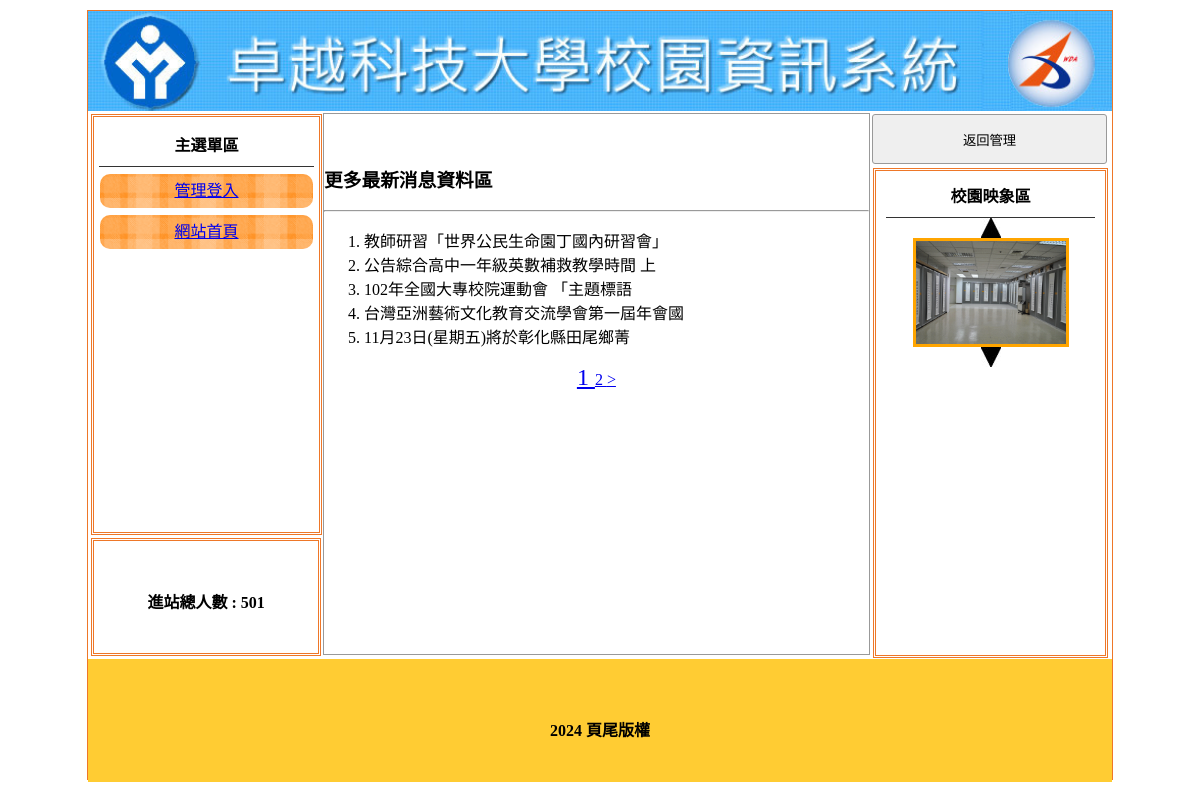
The app's page /?do=news (signed in) with its own data.
### tables this page shows
CREATE TABLE `titles` (
  `id` int(10) UNSIGNED NOT NULL,
  `img` text NOT NULL,
  `text` text NOT NULL,
  `sh` int(1) UNSIGNED NOT NULL DEFAULT 1
);

CREATE TABLE `menus` (
  `id` int(10) UNSIGNED NOT NULL,
  `href` text NOT NULL,
  `text` text NOT NULL,
  `sh` int(1) UNSIGNED NOT NULL DEFAULT 1,
  `main_id` int(10) UNSIGNED NOT NULL
);

CREATE TABLE `total` (
  `id` int(10) UNSIGNED NOT NULL,
  `total` int(10) UNSIGNED NOT NULL
);

CREATE TABLE `news` (
  `id` int(10) UNSIGNED NOT NULL,
  `img` text NOT NULL,
  `text` text NOT NULL,
  `sh` int(1) UNSIGNED NOT NULL DEFAULT 1
);

CREATE TABLE `images` (
  `id` int(10) UNSIGNED NOT NULL,
  `img` text NOT NULL,
  `sh` int(1) UNSIGNED NOT NULL DEFAULT 1
);

### api/db.php (called while the page is built, shortened)
<?php
class DB{
    protected $dsn="mysql:host=localhost;charset=utf8;dbname=db07";
    protected $pdo;
    protected $table;
    function __construct($table){
        $this->table=$table;
        $this->pdo=new PDO($this->dsn,'root','');
    }
    function all(...$arg){
        $sql="SELECT * FROM $this->table ";
        if(!empty($arg[0])){
            if(is_array($arg[0])){
                $where=$this->a2s($arg[0]);
                $sql=$sql . " WHERE ". join(" && ",$where);
            }else{
                $sql .= $arg[0];
            }
        }
        return $this->fetchAll($sql);
    }
    function find($id){
        $sql="SELECT * FROM $this->table ";
        if(is_array($id)){
            $where=$this->a2s($id);
            $sql=$sql . " WHERE ". join(" && ",$where);
        }else{
            $sql .= " WHERE `id`='$id' ";
        }
        return $this->fetchOne($sql);
    }
    function a2s($array){
        $tmp=[];
        foreach($array as $key => $value){
            $tmp[]="`$key`='$value'";
        }
        return $tmp;
    }
    function count($where=[]){
        return $this->math('count','*',$where);
    }
    protected function fetchOne($sql){
        return $this->pdo->query($sql)->fetch(PDO::FETCH_ASSOC);
    }
    protected function fetchAll($sql){
        return $this->pdo->query($sql)->fetchAll(PDO::FETCH_ASSOC);
    }
     protected function math($math,$col='id',$where=[]){
        $sql="SELECT $math($col) FROM $this->table";
        if(!empty($where)){
            $tmp=$this->a2s($where);
            $sql=$sql . " WHERE " . join(" && ", $tmp);
        }
        return $this->pdo->query($sql)->fetchColumn();
    }
}
$Title=new DB('titles');
$Image=new DB('images');
$News=new DB('news');
$Menu=new DB('menus');
$Total=new DB('total');
$Bottom=new DB('bottom');

### index.php (the view, shortened to what this page needs)
<?php include_once "api/db.php";?>
<!DOCTYPE html
    PUBLIC "-//W3C//DTD XHTML 1.0 Transitional//EN" "http://www.w3.org/TR/xhtml1/DTD/xhtml1-transitional.dtd">
<html xmlns="http://www.w3.org/1999/xhtml">
<head>
    <link href="./css/css.css" rel="stylesheet" type="text/css">
</head>
<body>
    <div id="main">
        <a title="<?=$Title->find(['sh'=>1])['text'];?>" href="index.php">
            <div class="ti" style="background:url('./upload/<?=$Title->find(['sh'=>1])['img'];?>'); background-size:cover;"></div>
        </a>
        <div id="ms">
            <div id="lf" style="float:left;">
                <div id="menuput" class="dbor">
                    <span class="t botli">主選單區</span>
                    <?php
                        $mains=$Menu->all(['sh'=>1,'main_id'=>0]);
                        foreach($mains as $main){
                            echo "<div class='mainmu cent'>";
                            echo "<a href='{$main['href']}'>";
                            echo $main['text'];
                            echo "</a>";
                            echo "</div>";
                        }
                    ?>
                </div>
                <div class="dbor" style="margin:3px; width:95%; height:20%; line-height:100px;">
                    <span class="t">進站總人數 :
                    <?=$Total->find(1)['total'];?></span>
                </div>
            </div>
			<?php
				$do=$_GET['do']??'main';
				$file="./front/{$do}.php";
				if(file_exists($file)){
					include $file;
				}else{
					include "./front/main.php";
				}
			?>
            <div class="di di ad" style="height:540px; width:23%; padding:0px; margin-left:22px; float:left; ">
                <?php
                    if(!isset($_SESSION['login'])){
                ?>
                <button style="width:100%; margin-left:auto; margin-right:auto; margin-top:2px; height:50px;"
                    onclick="lo(&#39;?do=login&#39;)">管理登入</button>
                <?php
                    }else{
                ?>
                    <button style="width:100%; margin-left:auto; margin-right:auto; margin-top:2px; height:50px;"
                    onclick="lo(&#39;admin.php&#39;)">返回管理</button>
                <?php
                    }
                ?>
                <div style="width:89%; height:480px;" class="dbor">
                    <span class="t botli">校園映象區</span>
                    <div class='cent' id="up" onclick="pp(1)">
                        <img src="./icon/up.jpg" alt="" srcset="">
                    </div>
                    <div class='cent'>
                    <?php
                    $imgs=$Image->all(['sh'=>1]);
                    foreach($imgs as $idx => $img){
                        echo "<div class='im' id='ssaa{$idx}'>";
                        echo "<img src='./upload/{$img['img']}' style='width:150px;height:103px;border:3px solid orange'>";
                        echo "</div>";
                    }
                        ?>
                    </div>
                    <div class='cent' id="dn" onclick="pp(2)">
                        <img src="./icon/dn.jpg" alt="">
                    </div>
                        num = <?=$Image->count(['sh'=>1]);?>;
                </div>
            </div>
        </div>
        <div
            style="width:1024px; left:0px; position:relative; background:#FC3; margin-top:4px; height:123px; display:block;">
            <span class="t" style="line-height:123px;"><?=$Bottom->find(1)['bottom'];?></span>
        </div>
    </div>
</body>
</html>

### front/news.php (shortened to what this page needs)
<div class="di"
	style="height:540px; border:#999 1px solid; width:53.2%; margin:2px 0px 0px 0px; float:left; position:relative; left:20px;">
	<marquee scrolldelay="120" direction="left" style="position:absolute; width:100%; height:40px;">
	</marquee>
	<div style="height:32px; display:block;"></div>
	<h3>更多最新消息資料區</h3>
	<hr>
            <?php
			    $div=5;
				$total=$News->count();
				$pages=ceil($total/$div);
				$now=$_GET['p']??1;
				$start=($now-1)*$div;
				$rows=$News->all(" limit $start,$div");
				echo "<ol start='".($start+1)."'>";
                foreach($rows as $row){
                    echo "<li class='sswww'>";
                    echo mb_substr($row['text'],0,20);
                    echo "</li>";
                }
            ?>
        </ol>
		<div class="cent">
            <?php
                for($i=1;$i<=$pages;$i++){
					$size=($i==$now)?"24px":"16px";
                    echo "<a href='?do=$do&p=$i' style='font-size:$size'> ";
                    echo $i;
                    echo " </a>";
                }
                if(($now+1)<=$pages){
                    $next=$now+1;
                    echo "<a href='?do=$do&p=$next'> > </a>";
                }
            ?>
            </div>
</div>

### css/css.css (style rules this page uses)
body { padding:0px; margin:0px; }
#main { width:1024px; height:768px; margin:10px auto 10px auto; border:#EE7728 1px solid; position:relative; }
.ti { width:100%; height:100px; position:relative; background-size:cover; background-repeat:no-repeat; }
.dbor { border:#EE7728 double 3px; margin:1px; padding:2px 10px 2px 10px; }
.t { font-weight:800; display:block; text-align:center; padding:10px 1px 10px 1px; }
.botli { border-bottom:#333 1px solid; }
.mainmu { position:relative; border-radius:10px; background:url(../icon/menu.fw.png) center no-repeat; background-size:cover; line-height:30px; padding:2px 10px 2px 10px; margin:7px 1px 7px 1px; }
#lf { height:540px; width:21%; display:inline-block; }
#menuput { width:100%; height:75%; position:relative; padding:5px; display:block; margin: 3px; }
.di { display:inline-block; }
.ad { margin:1px; padding:2px 10px 2px 10px; }
.cent { text-align:center; }
input,button { border:#999 1px solid; border-radius:3px; background:#EFEFEF; padding:5px; margin:3px; }

### records on screen
titles: img (picture)
menus: text "管理登入"
menus: text "網站首頁"
total: total "501"
news: text "教師研習「世界公民生命園丁國內研習會」"
news: text "公告綜合高中一年級英數補救教學時間 上"
news: text "102年全國大專校院運動會 「主題標語"
news: text "台灣亞洲藝術文化教育交流學會第一屆年會國"
news: text "11月23日(星期五)將於彰化縣田尾鄉菁"
images: img (picture)

### other values on screen
$Bottom->find(1)['bottom'] "2024 頁尾版權"
